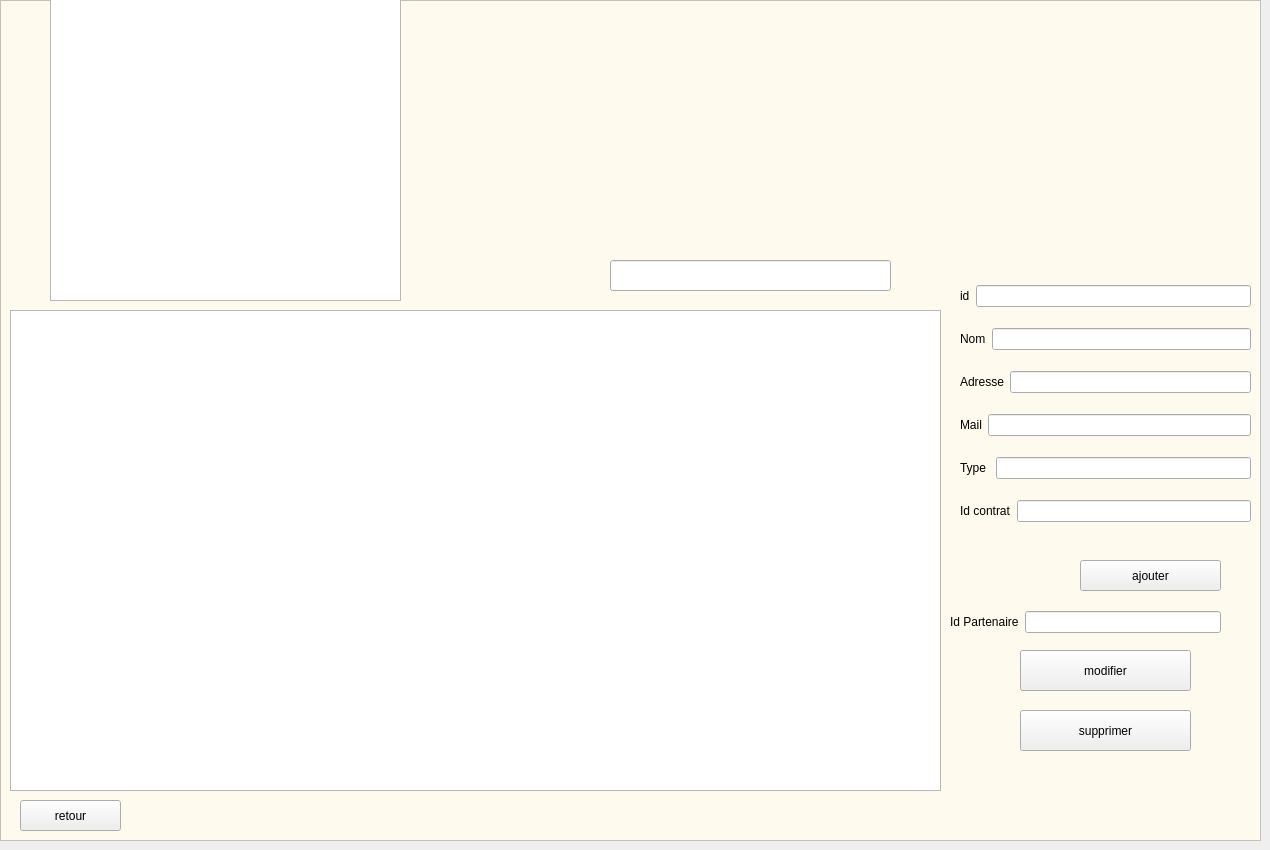
   <widget class="QWidget" name="tab_13">
    <attribute name="title">
     <string>gestion partenaire</string>
    </attribute>
    <widget class="QGraphicsView" name="graphicsView_26">
     <property name="geometry">
      <rect>
       <x>0</x>
       <y>0</y>
       <width>1261</width>
       <height>841</height>
      </rect>
     </property>
     <property name="styleSheet">
      <string notr="true">
background-color: rgb(255, 250, 238);</string>
     </property>
    </widget>
    <widget class="QPushButton" name="pushButton_13">
     <property name="geometry">
      <rect>
       <x>1080</x>
       <y>560</y>
       <width>141</width>
       <height>31</height>
      </rect>
     </property>
     <property name="styleSheet">
      <string notr="true">border-image: url(:/new/add.png);</string>
     </property>
     <property name="text">
      <string>ajouter</string>
     </property>
    </widget>
    <widget class="QPushButton" name="pushButton_14">
     <property name="geometry">
      <rect>
       <x>1020</x>
       <y>650</y>
       <width>171</width>
       <height>41</height>
      </rect>
     </property>
     <property name="styleSheet">
      <string notr="true">border-image: url(:/new/MODIF2.png);</string>
     </property>
     <property name="text">
      <string>modifier</string>
     </property>
    </widget>
    <widget class="QPushButton" name="pushButton_15">
     <property name="geometry">
      <rect>
       <x>1020</x>
       <y>710</y>
       <width>171</width>
       <height>41</height>
      </rect>
     </property>
     <property name="styleSheet">
      <string notr="true">border-image: url(:/new/supp2.png);</string>
     </property>
     <property name="text">
      <string>supprimer</string>
     </property>
    </widget>
    <widget class="QLineEdit" name="lineEdit_28">
     <property name="geometry">
      <rect>
       <x>610</x>
       <y>260</y>
       <width>281</width>
       <height>31</height>
      </rect>
     </property>
     <property name="styleSheet">
      <string notr="true">border-image: url(:/new/cherche2.png);</string>
     </property>
    </widget>
    <widget class="QPushButton" name="pushButton_16">
     <property name="geometry">
      <rect>
       <x>20</x>
       <y>800</y>
       <width>101</width>
       <height>31</height>
      </rect>
     </property>
     <property name="styleSheet">
      <string notr="true"/>
     </property>
     <property name="text">
      <string>retour</string>
     </property>
    </widget>
    <widget class="QTableView" name="tableView_3">
     <property name="geometry">
      <rect>
       <x>10</x>
       <y>310</y>
       <width>931</width>
       <height>481</height>
      </rect>
     </property>
    </widget>
    <widget class="QGraphicsView" name="graphicsView_6">
     <property name="geometry">
      <rect>
       <x>50</x>
       <y>-20</y>
       <width>351</width>
       <height>321</height>
      </rect>
     </property>
     <property name="styleSheet">
      <string notr="true">border-image: url(:/new/logo.png);</string>
     </property>
    </widget>
    <widget class="QWidget" name="layoutWidget">
     <property name="geometry">
      <rect>
       <x>950</x>
       <y>610</y>
       <width>271</width>
       <height>24</height>
      </rect>
     </property>
     <layout class="QHBoxLayout" name="horizontalLayout_12">
      <item>
       <widget class="QLabel" name="label_45">
        <property name="text">
         <string>Id Partenaire</string>
        </property>
       </widget>
      </item>
      <item>
       <widget class="QLineEdit" name="lineEdit_27"/>
      </item>
     </layout>
    </widget>
    <widget class="QWidget" name="layoutWidget">
     <property name="geometry">
      <rect>
       <x>960</x>
       <y>270</y>
       <width>291</width>
       <height>271</height>
      </rect>
     </property>
     <layout class="QVBoxLayout" name="verticalLayout_2">
      <item>
       <layout class="QHBoxLayout" name="horizontalLayout_6">
        <item>
         <widget class="QLabel" name="label_39">
          <property name="text">
           <string>id</string>
          </property>
         </widget>
        </item>
        <item>
         <widget class="QLineEdit" name="lineEdit_21"/>
        </item>
       </layout>
      </item>
      <item>
       <layout class="QHBoxLayout" name="horizontalLayout_7">
        <item>
         <widget class="QLabel" name="label_40">
          <property name="text">
           <string>Nom</string>
          </property>
         </widget>
        </item>
        <item>
         <widget class="QLineEdit" name="lineEdit_22"/>
        </item>
       </layout>
      </item>
      <item>
       <layout class="QHBoxLayout" name="horizontalLayout_8">
        <item>
         <widget class="QLabel" name="label_41">
          <property name="text">
           <string>Adresse</string>
          </property>
         </widget>
        </item>
        <item>
         <widget class="QLineEdit" name="lineEdit_23"/>
        </item>
       </layout>
      </item>
      <item>
       <layout class="QHBoxLayout" name="horizontalLayout_9">
        <item>
         <widget class="QLabel" name="label_42">
          <property name="text">
           <string>Mail</string>
          </property>
         </widget>
        </item>
        <item>
         <widget class="QLineEdit" name="lineEdit_24"/>
        </item>
       </layout>
      </item>
      <item>
       <layout class="QHBoxLayout" name="horizontalLayout_10">
        <item>
         <widget class="QLabel" name="label_43">
          <property name="text">
           <string>Type </string>
          </property>
         </widget>
        </item>
        <item>
         <widget class="QLineEdit" name="lineEdit_25"/>
        </item>
       </layout>
      </item>
      <item>
       <layout class="QHBoxLayout" name="horizontalLayout_11">
        <item>
         <widget class="QLabel" name="label_44">
          <property name="text">
           <string>Id contrat</string>
          </property>
         </widget>
        </item>
        <item>
         <widget class="QLineEdit" name="lineEdit_26"/>
        </item>
       </layout>
      </item>
     </layout>
    </widget>
   </widget>
